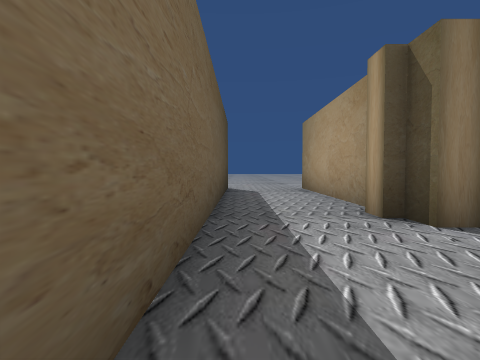
View 1 (above)

14 first-person views from a walk through a scene from a Unity 3-D project. The camera is 1.2 m above the floor, tilts 2° down and sees 80° across. The floor is counted in squares, 2 m on a side. Each view is taken from the middle of a square. On the plan, view 1 faces up. The plan holds only what a view shows up to about 9 squares ahead; the rest is blank. The place goes on beyond the plan. The player is left out.

View 2
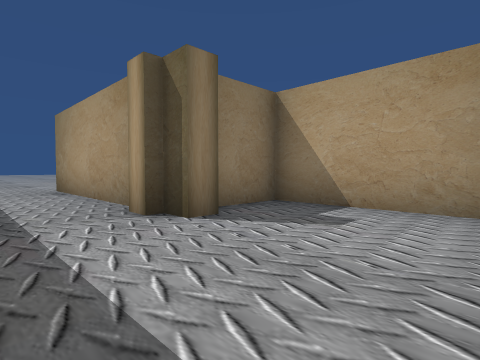

View 3
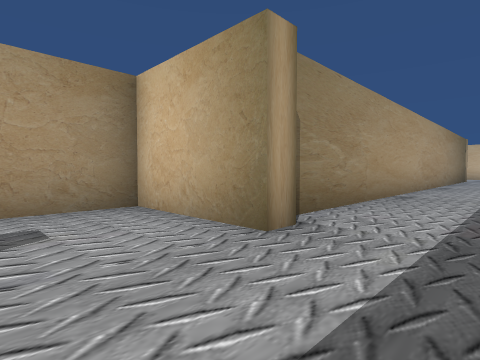

View 4
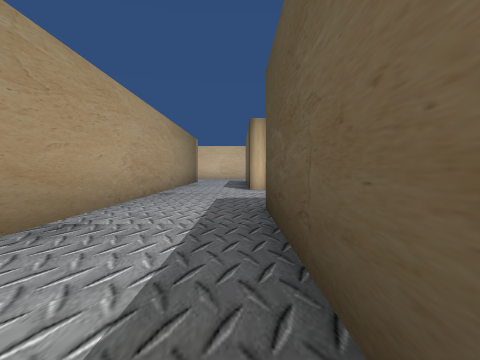

View 5
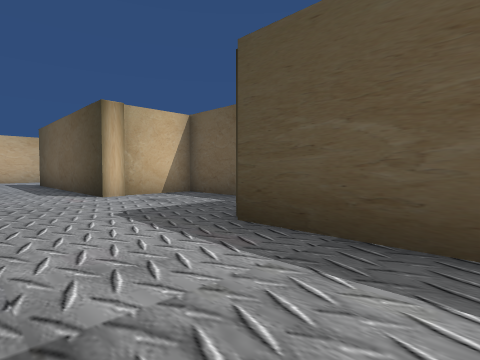

View 6
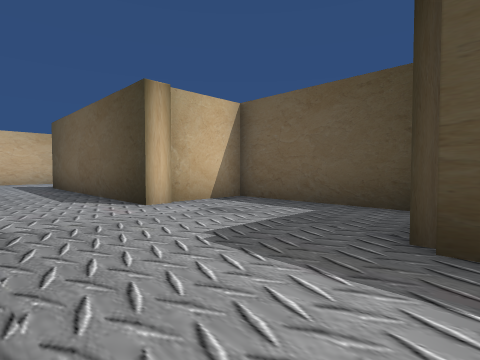

View 7
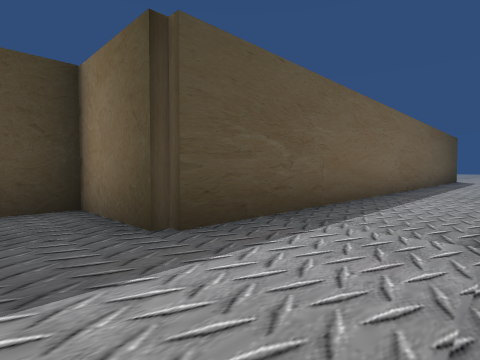

View 8
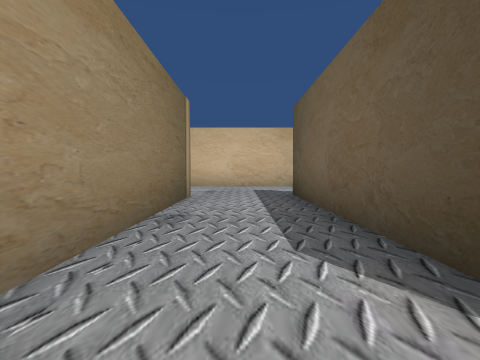

View 9
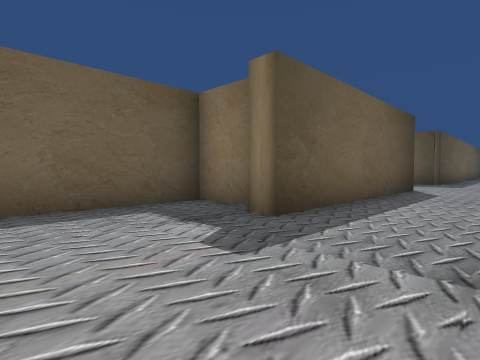

View 10
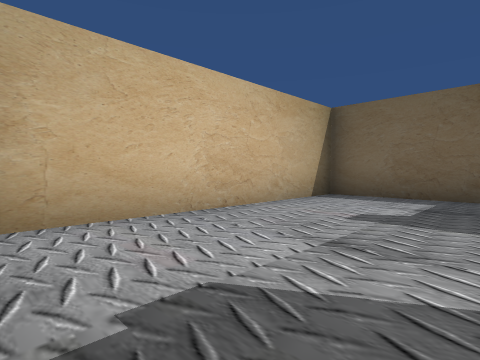

View 11
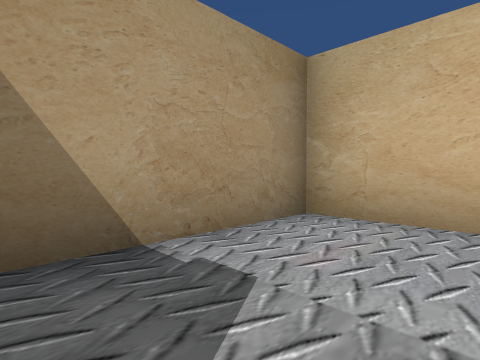

View 12
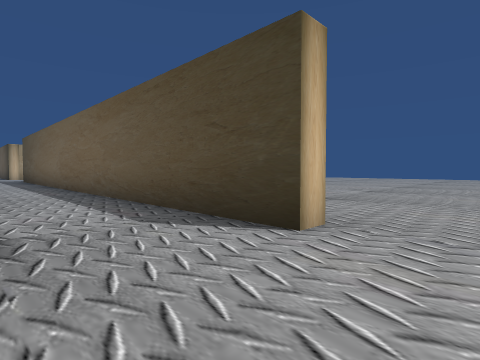

View 13
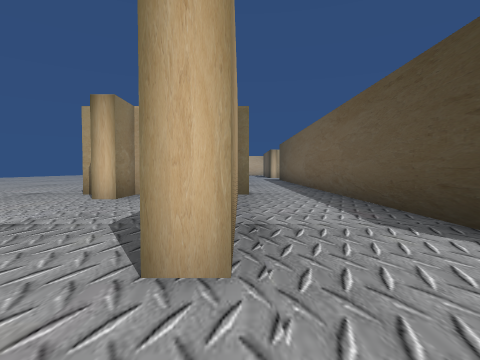

View 14
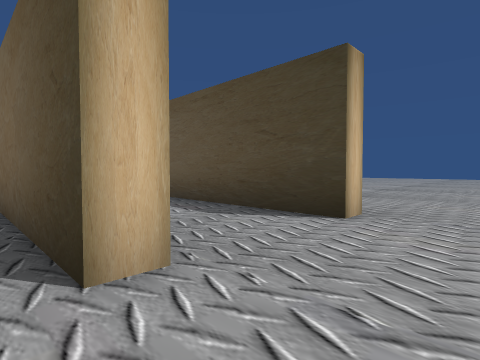

### Floor plan
Points are (right, up) in squares from view 1. A wall is a line through its corners. A room is listed if a view was taken in it or the views show most of it. See-through windows are left out.
Room 1 (views 1, 2, 3, 4, 5, 6, 7, 8, 12, 13)
walls: (1.8, -0.8) (1.8, -0.2) (4.6, -0.2) (4.6, 3.5) (3, 3.5); (2.6, 3) (2.1, 3) (2.1, 3.6); (1.8, 3.5) (1.8, 4.1); (2.1, 4.6) (2.1, 9.4) (2.5, 9.4); (2.1, -10.5) (2.1, -1.1); (-1, 9.4) (-0.4, 9.4) (-0.4, -6.6) (-2.6, -6.6) (-2.6, -10.7) (-0.4, -10.7)
ways out: opening at (1.5, -11.5) to room 2; opening at (2, 10.5) to room 3; opening at (-1, 10.5)
Room 2 (views 9, 10, 11)
walls: (2.1, -16.5) (2.1, -10.5); (-1.2, -16.5) (-2.6, -16.5) (-2.6, -20.4) (4.1, -20.4) (4.1, -17.1); (-0.4, -10.7) (-0.4, -17) (-0.9, -17)
ways out: opening at (1.5, -11.5) to room 1
Room 3 (view 14)
walls: (4.6, 4) (4.6, 5.1) (5.1, 5.1); (2.5, 9.4) (2.5, 5.8)
ways out: opening at (2, 10.5) to room 1

Where each view was taken, in squares from view 1:
view 1: 0 up, 0 right, facing up
view 2: 0 up, 0 right, facing up-right
view 3: 2 up, 0 right, facing down-right
view 4: 2 down, 0 right, facing down
view 5: 4 down, 2 right, facing down-left
view 6: 6 down, 2 right, facing down-left
view 7: 8 down, 2 right, facing up-left
view 8: 10 down, 1 right, facing down
view 9: 20 down, 2 right, facing up-left
view 10: 17 down, 4 right, facing down-left
view 11: 17 down, 2 right, facing down-right
view 12: 11 up, 2 right, facing down-left
view 13: 11 up, 2 right, facing down
view 14: 11 up, 3 right, facing down-left
